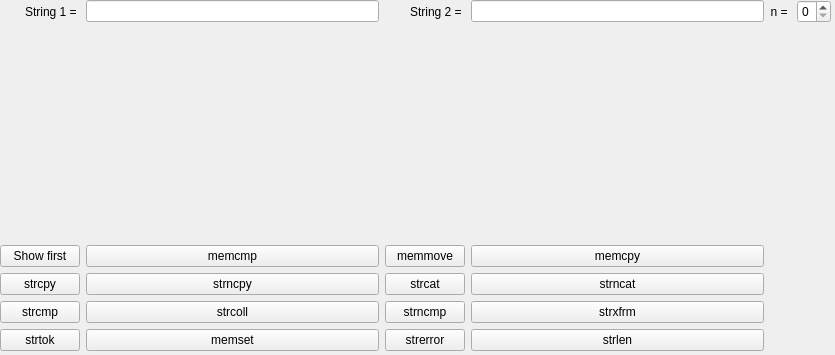
<?xml version="1.0" encoding="UTF-8"?>
<ui version="4.0">
 <class>MainWindow</class>
 <widget class="QMainWindow" name="MainWindow">
  <property name="geometry">
   <rect>
    <x>0</x>
    <y>0</y>
    <width>835</width>
    <height>355</height>
   </rect>
  </property>
  <property name="windowTitle">
   <string>MainWindow</string>
  </property>
  <widget class="QWidget" name="centralwidget">
   <widget class="QWidget" name="gridLayoutWidget">
    <property name="geometry">
     <rect>
      <x>0</x>
      <y>0</y>
      <width>831</width>
      <height>351</height>
     </rect>
    </property>
    <layout class="QGridLayout" name="gridLayout">
     <item row="4" column="1">
      <widget class="QPushButton" name="memcmpButton">
       <property name="text">
        <string>memcmp</string>
       </property>
      </widget>
     </item>
     <item row="7" column="0">
      <widget class="QPushButton" name="strtokButton">
       <property name="text">
        <string>strtok</string>
       </property>
      </widget>
     </item>
     <item row="3" column="0" colspan="7">
      <widget class="QLabel" name="outLabel">
       <property name="text">
        <string/>
       </property>
       <property name="alignment">
        <set>Qt::AlignCenter</set>
       </property>
      </widget>
     </item>
     <item row="5" column="1">
      <widget class="QPushButton" name="strncpyButton">
       <property name="text">
        <string>strncpy</string>
       </property>
      </widget>
     </item>
     <item row="0" column="1">
      <widget class="QLineEdit" name="str1LineEditt">
       <property name="maxLength">
        <number>30</number>
       </property>
      </widget>
     </item>
     <item row="5" column="0">
      <widget class="QPushButton" name="strcpyButton">
       <property name="text">
        <string>strcpy</string>
       </property>
      </widget>
     </item>
     <item row="0" column="3">
      <widget class="QLabel" name="str2Label">
       <property name="text">
        <string>String 2 = </string>
       </property>
       <property name="alignment">
        <set>Qt::AlignRight|Qt::AlignTrailing|Qt::AlignVCenter</set>
       </property>
      </widget>
     </item>
     <item row="0" column="6">
      <widget class="QSpinBox" name="nSpinBox">
       <property name="maximum">
        <number>4</number>
       </property>
      </widget>
     </item>
     <item row="7" column="4">
      <widget class="QPushButton" name="strlenButton">
       <property name="text">
        <string>strlen</string>
       </property>
      </widget>
     </item>
     <item row="4" column="0">
      <widget class="QPushButton" name="constructButton">
       <property name="text">
        <string>Show first</string>
       </property>
      </widget>
     </item>
     <item row="6" column="1">
      <widget class="QPushButton" name="strcollButton">
       <property name="text">
        <string>strcoll</string>
       </property>
      </widget>
     </item>
     <item row="7" column="1">
      <widget class="QPushButton" name="memsetButton">
       <property name="text">
        <string>memset</string>
       </property>
      </widget>
     </item>
     <item row="6" column="0">
      <widget class="QPushButton" name="strcmpButton">
       <property name="text">
        <string>strcmp</string>
       </property>
      </widget>
     </item>
     <item row="5" column="4">
      <widget class="QPushButton" name="strncatButton">
       <property name="text">
        <string>strncat</string>
       </property>
      </widget>
     </item>
     <item row="0" column="4">
      <widget class="QLineEdit" name="str2LineEdit">
       <property name="maxLength">
        <number>30</number>
       </property>
      </widget>
     </item>
     <item row="0" column="5">
      <widget class="QLabel" name="strnLabel">
       <property name="text">
        <string>n = </string>
       </property>
       <property name="alignment">
        <set>Qt::AlignRight|Qt::AlignTrailing|Qt::AlignVCenter</set>
       </property>
      </widget>
     </item>
     <item row="4" column="4">
      <widget class="QPushButton" name="memcpyButton">
       <property name="text">
        <string>memcpy</string>
       </property>
      </widget>
     </item>
     <item row="6" column="4">
      <widget class="QPushButton" name="strxfrmButton">
       <property name="text">
        <string>strxfrm</string>
       </property>
      </widget>
     </item>
     <item row="0" column="0">
      <widget class="QLabel" name="str1Label">
       <property name="text">
        <string>String 1 = </string>
       </property>
       <property name="alignment">
        <set>Qt::AlignRight|Qt::AlignTrailing|Qt::AlignVCenter</set>
       </property>
      </widget>
     </item>
     <item row="0" column="2">
      <widget class="QLabel" name="label">
       <property name="text">
        <string/>
       </property>
      </widget>
     </item>
     <item row="4" column="2" colspan="2">
      <widget class="QPushButton" name="memmoveButton">
       <property name="text">
        <string>memmove</string>
       </property>
      </widget>
     </item>
     <item row="5" column="2" colspan="2">
      <widget class="QPushButton" name="strcatButton">
       <property name="text">
        <string>strcat</string>
       </property>
      </widget>
     </item>
     <item row="6" column="2" colspan="2">
      <widget class="QPushButton" name="strncmpButton">
       <property name="text">
        <string>strncmp</string>
       </property>
      </widget>
     </item>
     <item row="7" column="2" colspan="2">
      <widget class="QPushButton" name="strerrorButton">
       <property name="text">
        <string>strerror</string>
       </property>
      </widget>
     </item>
    </layout>
   </widget>
  </widget>
 </widget>
 <resources/>
 <connections/>
</ui>
